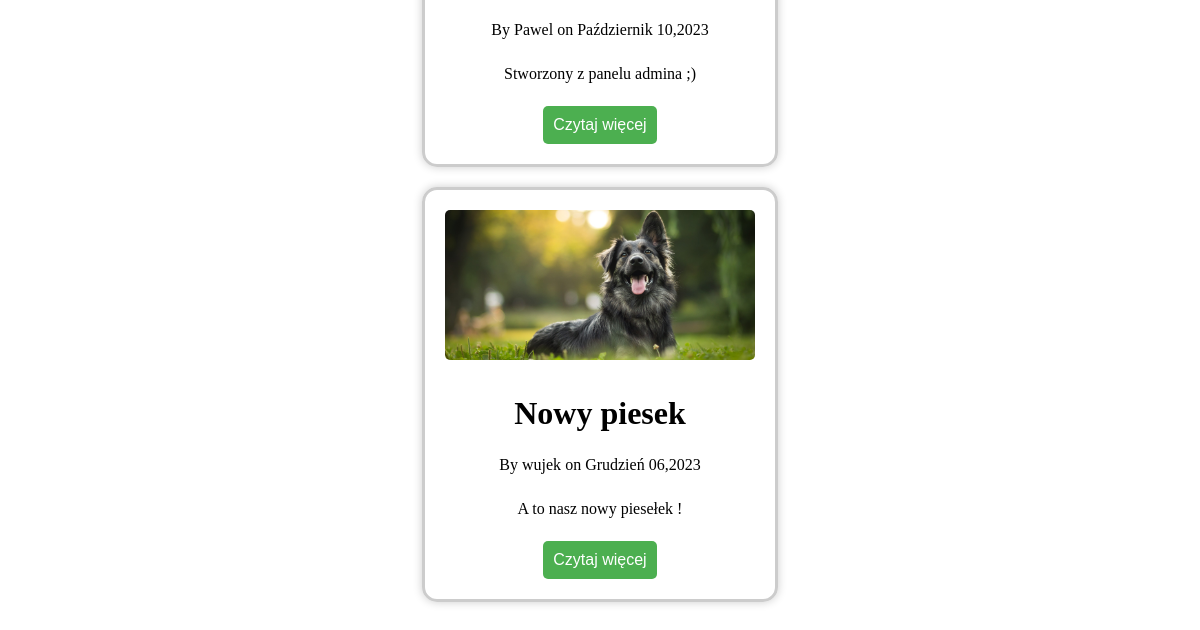
Page /about/ (lower part) on the earlier database version.
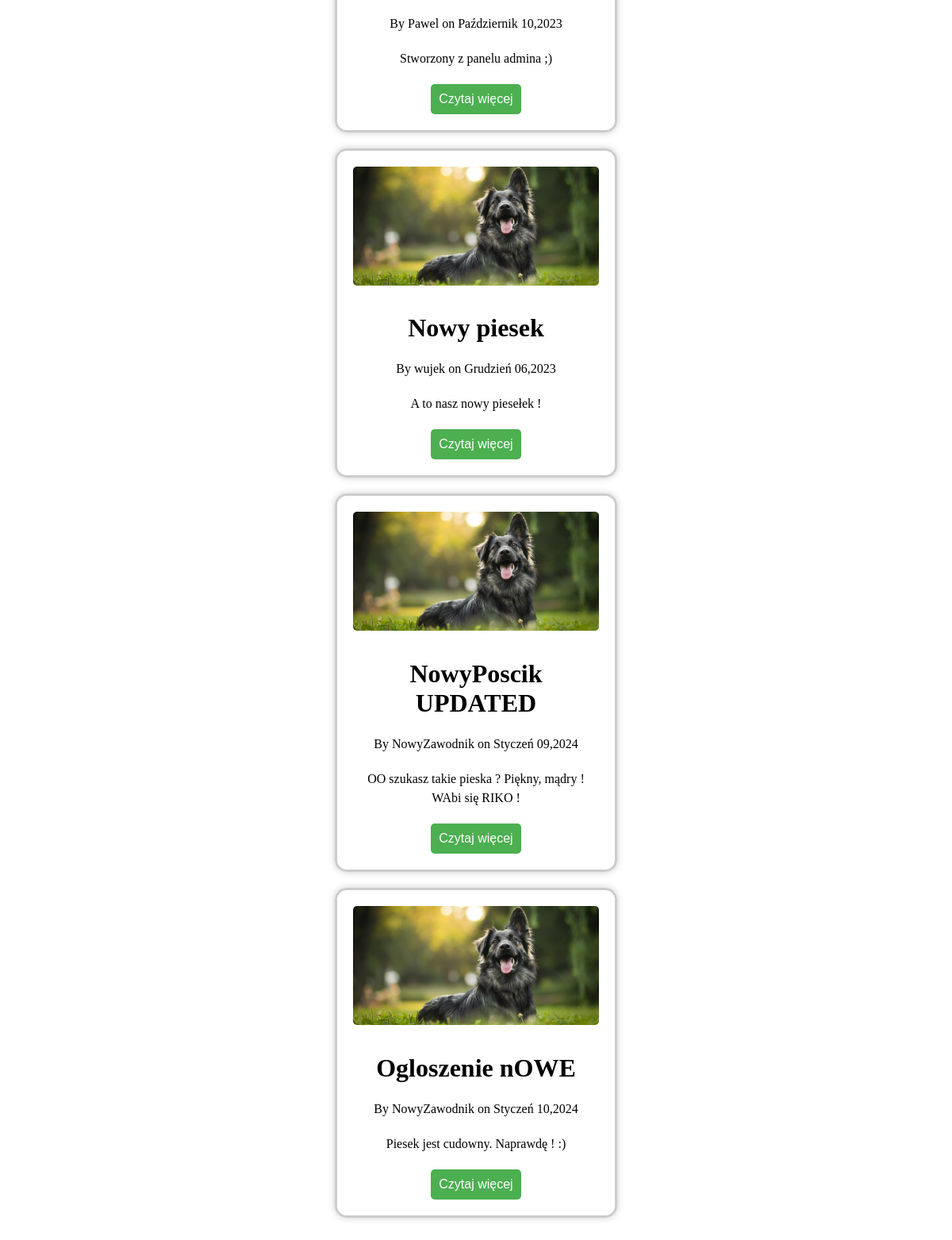
Same page on the later database version.
### psinder/models.py (models this page shows, shortened)
class Post(models.Model):
    title = models.CharField(max_length=50)
    content = models.TextField()
    date_posted = models.DateTimeField(default=timezone.now)
    author = models.ForeignKey(User, on_delete=models.CASCADE)

### psinder/views.py (the view)
# urls.py: path('about/', views.about, name='psinder-about'),
def about(request):
    context = {
        'posts': Post.objects.all()
    }
    return render(request, 'psinder/about.html',context)

### psinder/templates/psinder/about.html (shortened to what this page needs)
<!DOCTYPE html>
<html lang="en">
<head>
</head>
<body>
    {% for post in posts %}
{% load static %}
<link rel="stylesheet" type="text/css" href="{% static 'psinder/about.css' %} ">
    <div class="grid-container">
      <div class="card">
        <img src="{% static 'Pies1.jpg' %}" alt="Opis zdjecia" />
         <h1> {{ post.title }} </h1>
          {% load i18n %}
          {% language 'pl' %}
          <p> By {{post.author }} on {{ post.date_posted|date:"F d,Y" }}
             {% endlanguage %}
          <p> {{post.content }}      </p>
        <button>Czytaj więcej</button>
      </div>
    </div>
{% endfor %}
</body>
</html>

### psinder/static/psinder/about.css (style rules this page uses)
.grid-container { display:grid; width:30%; margin-left:auto; margin-right: auto; grid-gap: 12px; padding-bottom: 20px; }
.card { border: 3px solid #ccc; border-radius: 15px; box-shadow: 0 0 10px rgba(0, 0, 0, 0.2); text-align: center; padding: 20px; }
.card img { width: 100%; height: 150px; object-fit: cover; border-radius: 5px; margin-bottom: 10px; }
.card p { font-size: 16px; line-height: 1.5; margin-bottom: 20px; }
.card button { background-color: #4CAF50; color: #fff; border: none; border-radius: 5px; padding: 10px; font-size: 16px; cursor: pointer; }

Differences in the rows shown:
added Post: title "NowyPoscik UPDATED", author "NowyZawodnik", date_posted "Styczeń 09,2024", content "OO szukasz takie pieska ? Piękny, mądry ! WAbi się RIKO !"
added Post: title "Ogloszenie nOWE", author "NowyZawodnik", date_posted "Styczeń 10,2024", content "Piesek jest cudowny. Naprawdę ! :)"
